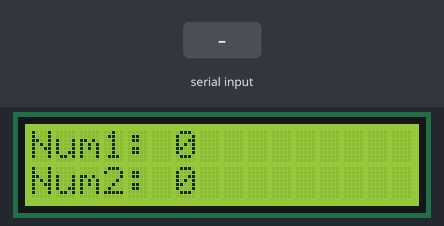
The sketch below on a simulated Arduino Uno, built with avr-gcc and run on an emulated ATmega328P. Shown: 16×2 character LCD. The inputs (shaded band) are chosen by the test bench. What the sketch prints to the serial monitor is not drawn.

Above: at 1.6 s.
1.7 s: "1,90,45\n" received over Serial
At 3.5 s:
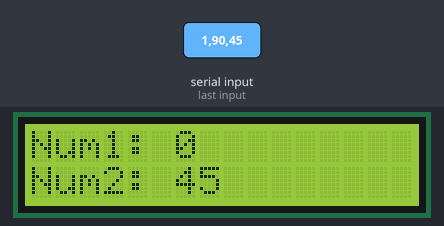
4.2 s: "90,45\n" received over Serial
At 6.6 s:
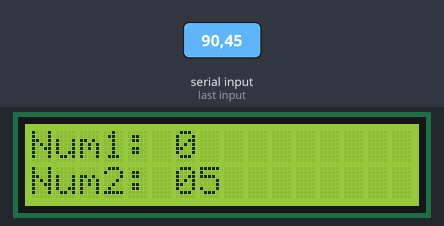
Timing chart, 0 to 8.1 s (numbered marks = the images above; inputs shaded):
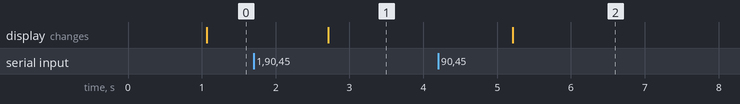

Measured:
- after the input at 1.7 s, the display: changes after 1.0 s (image 1)
- after the input at 4.2 s, the display: changes after 1.0 s (image 2)

The sketch:

19.ino
```cpp
#include <LiquidCrystal.h>
#include <string.h>
#include <stdio.h>

LiquidCrystal lcd(2, 3, 4, 8, 12, 13);

String msg;

void setup() {
  Serial.begin(9600);
  lcd.begin(16, 2);
}

void  loop() {

  int num1, num2;
  char buffer[4];
  msg = Serial.readString();
  msg.trim();

  strncpy(buffer, msg.c_str() + 1, 3);
  buffer[3] = '\0';
  num1 = atoi(buffer);

  strncpy(buffer, msg.c_str() + 5, 3);
  buffer[3] = '\0';
  num2 = atoi(buffer);

  Serial.print(num2);

  lcd.setCursor(0, 0);
  lcd.print("Num1: ");
  lcd.print(num1);

  lcd.setCursor(0, 1);
  lcd.print("Num2: ");
  lcd.print(num2);
}
```
